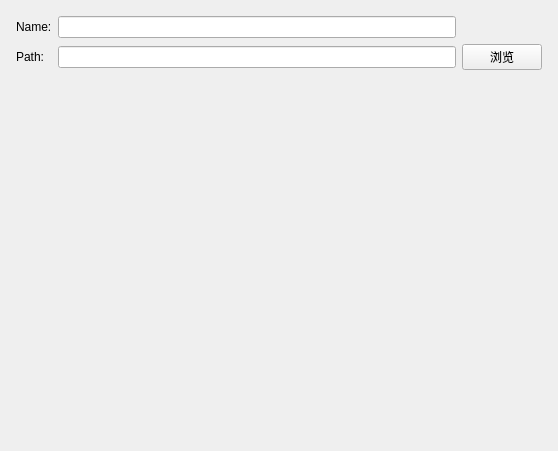
<?xml version="1.0" encoding="UTF-8"?>
<ui version="4.0">
 <class>ProSetPage</class>
 <widget class="QWizardPage" name="ProSetPage">
  <property name="geometry">
   <rect>
    <x>0</x>
    <y>0</y>
    <width>558</width>
    <height>451</height>
   </rect>
  </property>
  <property name="windowTitle">
   <string>WizardPage</string>
  </property>
  <layout class="QGridLayout" name="gridLayout_2">
   <item row="0" column="0">
    <layout class="QGridLayout" name="gridLayout">
     <property name="leftMargin">
      <number>5</number>
     </property>
     <property name="topMargin">
      <number>5</number>
     </property>
     <property name="rightMargin">
      <number>5</number>
     </property>
     <property name="bottomMargin">
      <number>5</number>
     </property>
     <item row="1" column="2">
      <widget class="QPushButton" name="pushButton">
       <property name="text">
        <string>浏览</string>
       </property>
      </widget>
     </item>
     <item row="0" column="1">
      <widget class="QLineEdit" name="lineEdit"/>
     </item>
     <item row="0" column="0">
      <widget class="QLabel" name="label">
       <property name="text">
        <string>Name:</string>
       </property>
      </widget>
     </item>
     <item row="1" column="0">
      <widget class="QLabel" name="label_2">
       <property name="text">
        <string>Path:</string>
       </property>
      </widget>
     </item>
     <item row="1" column="1">
      <widget class="QLineEdit" name="lineEdit_2"/>
     </item>
     <item row="2" column="1">
      <widget class="QLabel" name="tips">
       <property name="text">
        <string/>
       </property>
      </widget>
     </item>
    </layout>
   </item>
  </layout>
 </widget>
 <resources/>
 <connections/>
</ui>
